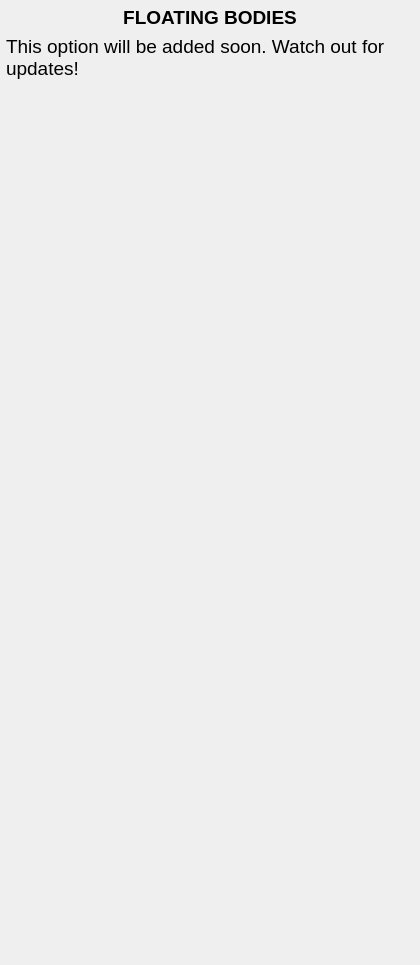
<?xml version="1.0" encoding="UTF-8"?>
<ui version="4.0">
 <class>floatingbds</class>
 <widget class="QFrame" name="floatingbds">
  <property name="geometry">
   <rect>
    <x>0</x>
    <y>0</y>
    <width>420</width>
    <height>965</height>
   </rect>
  </property>
  <property name="windowTitle">
   <string>Frame</string>
  </property>
  <layout class="QVBoxLayout" name="verticalLayout">
   <property name="leftMargin">
    <number>6</number>
   </property>
   <property name="topMargin">
    <number>6</number>
   </property>
   <property name="rightMargin">
    <number>6</number>
   </property>
   <property name="bottomMargin">
    <number>6</number>
   </property>
   <item>
    <widget class="QLabel" name="Lbl_H1">
     <property name="font">
      <font>
       <pointsize>14</pointsize>
      </font>
     </property>
     <property name="text">
      <string>&lt;html&gt;&lt;head/&gt;&lt;body&gt;&lt;p&gt;&lt;span style=&quot; font-weight:600;&quot;&gt;FLOATING BODIES&lt;/span&gt;&lt;/p&gt;&lt;/body&gt;&lt;/html&gt;</string>
     </property>
     <property name="alignment">
      <set>Qt::AlignCenter</set>
     </property>
    </widget>
   </item>
   <item>
    <widget class="QLabel" name="Lbl_Notice">
     <property name="font">
      <font>
       <pointsize>14</pointsize>
      </font>
     </property>
     <property name="focusPolicy">
      <enum>Qt::ClickFocus</enum>
     </property>
     <property name="text">
      <string>&lt;html&gt;&lt;head/&gt;&lt;body&gt;&lt;p&gt;This option will be added soon. Watch out for updates!&lt;/p&gt;&lt;/body&gt;&lt;/html&gt;</string>
     </property>
     <property name="alignment">
      <set>Qt::AlignLeading|Qt::AlignLeft|Qt::AlignTop</set>
     </property>
     <property name="wordWrap">
      <bool>true</bool>
     </property>
    </widget>
   </item>
   <item>
    <spacer name="VSp">
     <property name="orientation">
      <enum>Qt::Vertical</enum>
     </property>
     <property name="sizeHint" stdset="0">
      <size>
       <width>20</width>
       <height>900</height>
      </size>
     </property>
    </spacer>
   </item>
  </layout>
 </widget>
 <resources/>
 <connections/>
</ui>
